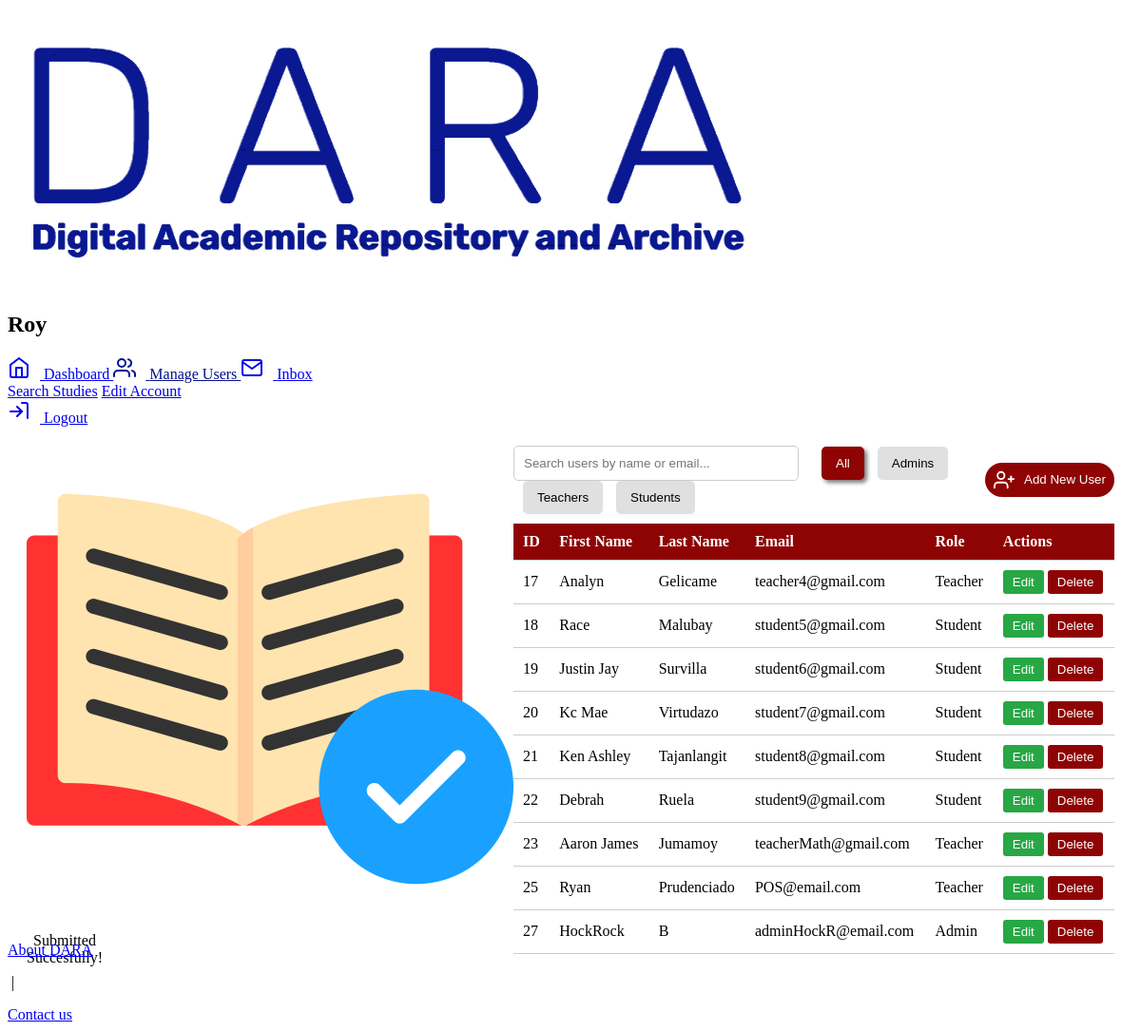
The app's page /Admin/user-control/index.php (signed in) with its own data.
### tables this page shows
CREATE TABLE `users` (
  `user_id` int(11) NOT NULL,
  `last_name` varchar(100) NOT NULL,
  `first_name` varchar(100) NOT NULL,
  `usn` int(100) NOT NULL,
  `password_hash` varchar(255) NOT NULL,
  `email` varchar(255) NOT NULL,
  `role` varchar(50) NOT NULL,
  `last_login` datetime DEFAULT NULL,
  `status` varchar(8) DEFAULT NULL
);

### Admin/user-control/index.php (the view, shortened to what this page needs)
<?php
include '../../db/db.php';
?>
<!DOCTYPE html>
<html lang="en">
<head>
    <link rel="stylesheet" href="../../css/std.scss">
    <link rel="stylesheet" href="../../css/mainpage.scss">
    <link rel="stylesheet" href="../../css/std_control.scss">
    <link rel="stylesheet" href="../../css/yey.scss">
</head>
<body>
    <main>
        <header>
            <div class="ahh">
                <img src="../../Imgs/DARA.png" alt="DARA Logo" class="ahh">
            </div>
        </header>
        <div class="main" style="height: calc(100% - 121px);">
            <div class="left">
                <div class="profile">
                    <h2><?php echo htmlspecialchars($_SESSION['first_name']); ?></h2>
                </div>
                <nav class="nav-links">
                    <a href="../">
                        <svg xmlns="http://www.w3.org/2000/svg" width="24" height="24" viewBox="0 0 24 24" fill="none" stroke="currentColor" stroke-width="2" stroke-linecap="round" stroke-linejoin="round" class="feather feather-home">
                            <path d="M3 9l9-7 9 7v11a2 2 0 0 1-2 2H5a2 2 0 0 1-2-2z" />
                            <polyline points="9 22 9 12 15 12 15 22" />
                        </svg>
                        Dashboard
                    </a>
                    <a href="" style="color: #04128e; font-weight: normal;">
                        Manage Users
                    </a>
                    <a href="/dara/student/document-status">
                        Inbox
                    </a>
                    <a href="../../" class="unq">Search Studies</a>
                    <a href="../../" class="unq">Edit Account</a>
                    <a href="../../view/logout.php" class="logout-btn">
                        Logout
                    </a>
                </nav>
            </div>
            <div class="right" style="overflow: auto; padding: 20px;">
                <div class="frbg">
                    <div class="notif">
                        <div class="imghere">
                            <img src="../../imgs/review.png" alt="" />
                        </div>
                        <div
                            class="teksto"
                            style="display: flex; margin-top: -16px; text-align: center"
                        >
                            <p>
                            Submitted <br />
                            Succesfully!
                            </p>
                        </div>
                    </div>
                </div>
                <div id="user-list">
                    <div class="actions">
                        <div class="filter-group">
                            <input type="text" id="search-bar" placeholder="Search users by name or email..." oninput="filterUsers()">
                            <button class="btn-primary filter-btn" data-role="all">All</button>
                            <button class="btn-secondary filter-btn" data-role="Admin">Admins</button>
                            <button class="btn-secondary filter-btn" data-role="Teacher">Teachers</button>
                            <button class="btn-secondary filter-btn" data-role="Student">Students</button>
                        </div>
                        <button id="add-user-btn" class="adda">
                            Add New User
                        </button>
                    </div>
                    <table>
                        <thead>
                            <tr>
                                <th>ID</th>
                                <th>First Name</th>
                                <th>Last Name</th>
                                <th>Email</th>
                                <th>Role</th>
                                <th>Actions</th>
                            </tr>
                        </thead>
                        <tbody>
                            <?php
                            $admin = $_SESSION['user_id'];
                            $query = "SELECT * FROM users WHERE user_id != ?";
                            $stmt = mysqli_prepare($conn, $query);
                            if ($stmt) {
                                mysqli_stmt_bind_param($stmt, "i", $admin);
                                mysqli_stmt_execute($stmt);
                                $result = mysqli_stmt_get_result($stmt);
                                while ($row = mysqli_fetch_assoc($result)) {
                                    echo "<tr>
                                        <td>" . htmlspecialchars($row['user_id']) . "</td>
                                        <td>" . htmlspecialchars($row['first_name']) . "</td>
                                        <td>" . htmlspecialchars($row['last_name']) . "</td>
                                        <td>" . htmlspecialchars($row['email']) . "</td>
                                        <td>" . htmlspecialchars($row['role']) . "</td>
                                        <td>
                                            <button class='edit-btn' data-id='" . htmlspecialchars($row['user_id']) . "'>Edit</button>
                                            <button class='delete-btn' data-id='" . htmlspecialchars($row['user_id']) . "'>Delete</button>
                                        </td>
                                    </tr>";
                                }
                            } else {
                                echo "Error preparing the statement: " . mysqli_error($conn);
                            }
                            ?>
                        </tbody>
                    </table>
                </div>
            </div>
        </div>
        <footer>
            <a href="#">About DARA</a>
            <p>&nbsp;|&nbsp;</p>
            <a href="#">Contact us</a>
        </footer>
    </main>
</body>
</html>

### Admin/user-control/index.php (style rules this page uses)
svg { margin-right: 10px; }
.actions { margin-bottom: 20px; }
.btn-primary { background-color: #8e0404; color: white; border: none; padding: 10px 15px; border-radius: 5px; cursor: pointer; margin-left: 10px; box-shadow: 3px 3px 4px #7b7b7b, -3px -3px 4px #ffffff; }
.btn-secondary { background-color: rgb(224, 224, 224); color: black; border: none; padding: 10px 15px; border-radius: 5px; cursor: pointer; margin-left: 10px; transition: all 0.1s ease; }
table { width: 100%; border-collapse: collapse; margin-top: 20px; }
table th, table td { padding: 10px; text-align: left; border-bottom: 1px solid #ccc; }
table th { background-color: #8e0404; color: white; }
.edit-btn, .delete-btn { padding: 5px 10px; border: none; border-radius: 3px; cursor: pointer; }
.edit-btn { background-color: #28a745; color: white; }
.delete-btn { background-color: #8e0404; color: white; }
#search-bar { padding: 10px; width: 300px; margin-right: 10px; border: 1px solid #ccc; border-radius: 5px; }
.right { display: flex; align-content: flex-start; }
#user-list { width: 100%; }
.actions { margin-bottom: 10px; display: flex; align-items: center; justify-content: space-between; }
table { width: 100%; border-collapse: collapse; margin-top: 10px; }
.edit-btn, .delete-btn { padding: 5px 10px; border-radius: 3px; cursor: pointer; border: none; color: white; }
.edit-btn { background-color: #28a745; }
.delete-btn { background-color: #8e0404; }
#search-bar { padding: 10px; width: 300px; border: 1px solid #ccc; border-radius: 5px; }
.adda { background-color: #8e0404; border-radius: 49px; width: 175px; font-weight: lighter; height: 36.58px; display: flex; border: none; cursor: pointer; transition: all 0.1s ease; align-items: center; justify-content: center; color: white; }

### records on screen
users: user_id "17", first_name "Analyn", last_name "Gelicame", email "teacher4@gmail.com", role "Teacher"
users: user_id "18", first_name "Race", last_name "Malubay", email "student5@gmail.com", role "Student"
users: user_id "19", first_name "Justin Jay", last_name "Survilla", email "student6@gmail.com", role "Student"
users: user_id "20", first_name "Kc Mae", last_name "Virtudazo", email "student7@gmail.com", role "Student"
users: user_id "21", first_name "Ken Ashley", last_name "Tajanlangit", email "student8@gmail.com", role "Student"
users: user_id "22", first_name "Debrah", last_name "Ruela", email "student9@gmail.com", role "Student"
users: user_id "23", first_name "Aaron James", last_name "Jumamoy", email "teacherMath@gmail.com", role "Teacher"
users: user_id "25", first_name "Ryan", last_name "Prudenciado", email "POS@email.com", role "Teacher"
users: user_id "27", first_name "HockRock", last_name "B", email "adminHockR@email.com", role "Admin"

### other values on screen
$_SESSION['first_name'] "Roy"
